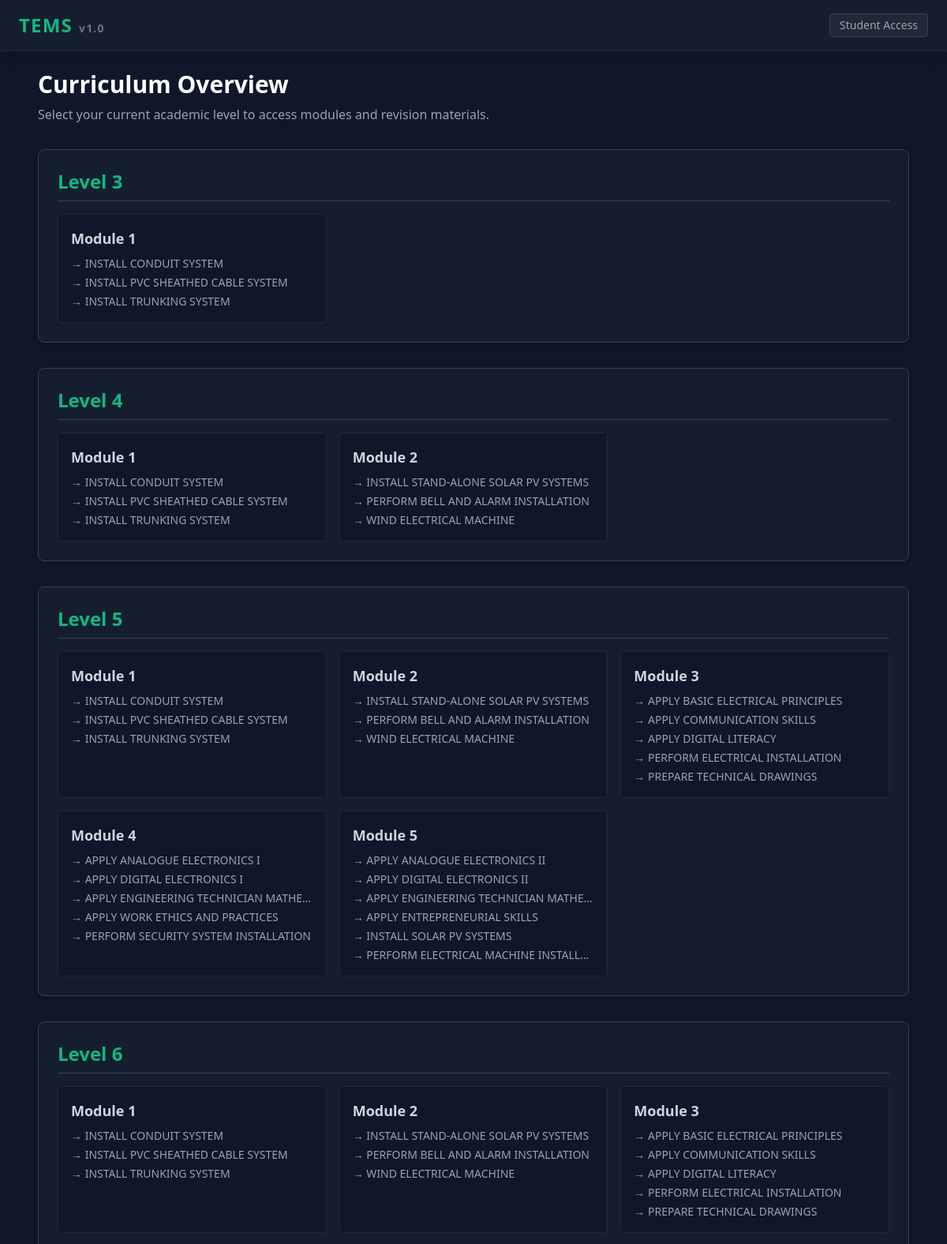
The page / (upper part) on the database its author committed.
### app/models.py (models this page shows)
class Level(db.Model):
    __tablename__ = 'levels'
    id = db.Column(db.Integer, primary_key=True)
    level_number = db.Column(db.Integer, unique=True, nullable=False) # 3, 4, 5, 6
    modules = db.relationship('Module', secondary=level_module_association, backref='levels', lazy='dynamic')

class Module(db.Model):
    __tablename__ = 'modules'
    id = db.Column(db.Integer, primary_key=True)
    module_number = db.Column(db.Integer, unique=True, nullable=False) # 1 through 8
    units = db.relationship('Unit', backref='module', lazy='dynamic', cascade="all, delete-orphan")

class Unit(db.Model):
    __tablename__ = 'units'
    id = db.Column(db.Integer, primary_key=True)
    title = db.Column(db.String(128), nullable=False)
    module_id = db.Column(db.Integer, db.ForeignKey('modules.id'), nullable=False)
    materials = db.relationship('Material', backref='unit', lazy='dynamic', cascade="all, delete-orphan")
    flashcards = db.relationship('Flashcard', backref='unit', lazy='dynamic', cascade="all, delete-orphan")

### app/main_routes.py (the view)
@main_bp.route('/')
def dashboard():
    levels = Level.query.order_by(Level.level_number).all()
    return render_template('dashboard.html', levels=levels)

### app/templates/dashboard.html
{% extends "base.html" %}
{% block content %}
<div class="mb-8">
    <h2 class="text-3xl font-bold text-white">Curriculum Overview</h2>
    <p class="text-gray-400 mt-2">Select your current academic level to access modules and revision materials.</p>
</div>
<div class="space-y-8">
    {% for level in levels %}
    <div class="bg-slate-850 border border-gray-700 rounded-lg p-6 shadow-md">
        <h3 class="text-2xl font-semibold text-emerald-500 border-b border-gray-700 pb-2 mb-4">
            Level {{ level.level_number }}
        </h3>
        <div class="grid grid-cols-1 md:grid-cols-2 lg:grid-cols-3 gap-4">
            {% for module in level.modules %}
            <div class="bg-slate-900 p-4 rounded border border-gray-800 hover:border-emerald-600 transition-colors">
                <h4 class="font-bold text-lg text-gray-300 mb-2">Module {{ module.module_number }}</h4>
                <ul class="space-y-1">
                    {% for unit in module.units %}
                    <li>
                        <a href="{{ url_for('main.view_unit', unit_id=unit.id) }}" class="text-sm text-gray-400 hover:text-emerald-400 block truncate">
                            &rarr; {{ unit.title }}
                        </a>
                    </li>
                    {% endfor %}
                </ul>
            </div>
            {% endfor %}
        </div>
    </div>
    {% endfor %}
</div>
{% endblock %}

### app/templates/base.html (shortened to what this page needs)
<!DOCTYPE html>
<html lang="en">
<head>
    <script src="https://cdn.tailwindcss.com"></script>
</head>
<body class="bg-slate-900 text-gray-200 font-sans antialiased min-h-screen flex flex-col">
    <nav class="bg-slate-850 border-b border-gray-800 p-4 shadow-lg">
        <div class="max-w-6xl mx-auto flex justify-between items-center">
            <a href="{{ url_for('main.dashboard') }}" class="text-2xl font-bold text-emerald-500 tracking-wider hover:text-emerald-400 transition-colors">
                TEMS<span class="text-gray-500 text-sm ml-2">v1.0</span>
            </a>
            <div class="flex items-center gap-6">
                <a href="{{ url_for('main.dashboard') }}" class="px-3 py-1 bg-gray-800 hover:bg-gray-700 border border-gray-700 rounded text-sm text-gray-400 transition-colors">
                    Student Access
                </a>
            </div>
        </div>
    </nav>
    <main class="flex-grow max-w-6xl mx-auto w-full p-6">
        {% block content %}{% endblock %}
    </main>
</body>
</html>

### rows shown on the page
Level: level_number "3"
Module: module_number "1"
Unit: title "INSTALL CONDUIT SYSTEM"
Unit: title "INSTALL PVC SHEATHED CABLE SYSTEM"
Unit: title "INSTALL TRUNKING SYSTEM"
Level: level_number "4"
Module: module_number "2"
Unit: title "INSTALL STAND-ALONE SOLAR PV SYSTEMS"
Unit: title "PERFORM BELL AND ALARM INSTALLATION"
Unit: title "WIND ELECTRICAL MACHINE"
Level: level_number "5"
Module: module_number "3"
Unit: title "APPLY BASIC ELECTRICAL PRINCIPLES"
Unit: title "APPLY COMMUNICATION SKILLS"
Unit: title "APPLY DIGITAL LITERACY"
Unit: title "PERFORM ELECTRICAL INSTALLATION"
Unit: title "PREPARE TECHNICAL DRAWINGS"
Module: module_number "4"
Unit: title "APPLY ANALOGUE ELECTRONICS I"
Unit: title "APPLY DIGITAL ELECTRONICS I"
Unit: title "APPLY ENGINEERING TECHNICIAN MATHE…"
Unit: title "APPLY WORK ETHICS AND PRACTICES"
Unit: title "PERFORM SECURITY SYSTEM INSTALLATION"
Module: module_number "5"
Unit: title "APPLY ANALOGUE ELECTRONICS II"
Unit: title "APPLY DIGITAL ELECTRONICS II"
Unit: title "APPLY ENGINEERING TECHNICIAN MATHE…"
Unit: title "APPLY ENTREPRENEURIAL SKILLS"
Unit: title "INSTALL SOLAR PV SYSTEMS"
Unit: title "PERFORM ELECTRICAL MACHINE INSTALL…"
Level: level_number "6"
